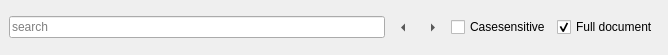
<?xml version="1.0" encoding="UTF-8"?>
<ui version="4.0">
 <class>FindDockWidget</class>
 <widget class="QDockWidget" name="FindDockWidget">
  <property name="geometry">
   <rect>
    <x>0</x>
    <y>0</y>
    <width>668</width>
    <height>55</height>
   </rect>
  </property>
  <property name="focusPolicy">
   <enum>Qt::NoFocus</enum>
  </property>
  <property name="features">
   <set>QDockWidget::DockWidgetClosable|QDockWidget::DockWidgetMovable</set>
  </property>
  <property name="allowedAreas">
   <set>Qt::BottomDockWidgetArea|Qt::TopDockWidgetArea</set>
  </property>
  <property name="windowTitle">
   <string>Find</string>
  </property>
  <widget class="QWidget" name="dockWidgetContents">
   <layout class="QHBoxLayout" name="horizontalLayout">
    <item>
     <widget class="QLineEdit" name="searchBox">
      <property name="placeholderText">
       <string>search</string>
      </property>
     </widget>
    </item>
    <item>
     <widget class="QToolButton" name="btnPrev">
      <property name="text">
       <string>Previous</string>
      </property>
      <property name="autoRaise">
       <bool>true</bool>
      </property>
      <property name="arrowType">
       <enum>Qt::LeftArrow</enum>
      </property>
     </widget>
    </item>
    <item>
     <widget class="QToolButton" name="btnNext">
      <property name="text">
       <string>Next</string>
      </property>
      <property name="autoRaise">
       <bool>true</bool>
      </property>
      <property name="arrowType">
       <enum>Qt::RightArrow</enum>
      </property>
     </widget>
    </item>
    <item>
     <widget class="QCheckBox" name="casesensitive">
      <property name="text">
       <string>Casesensitive</string>
      </property>
     </widget>
    </item>
    <item>
     <widget class="QCheckBox" name="fulldoc">
      <property name="text">
       <string>Full document</string>
      </property>
      <property name="checked">
       <bool>true</bool>
      </property>
     </widget>
    </item>
   </layout>
  </widget>
 </widget>
 <resources/>
 <connections/>
</ui>
